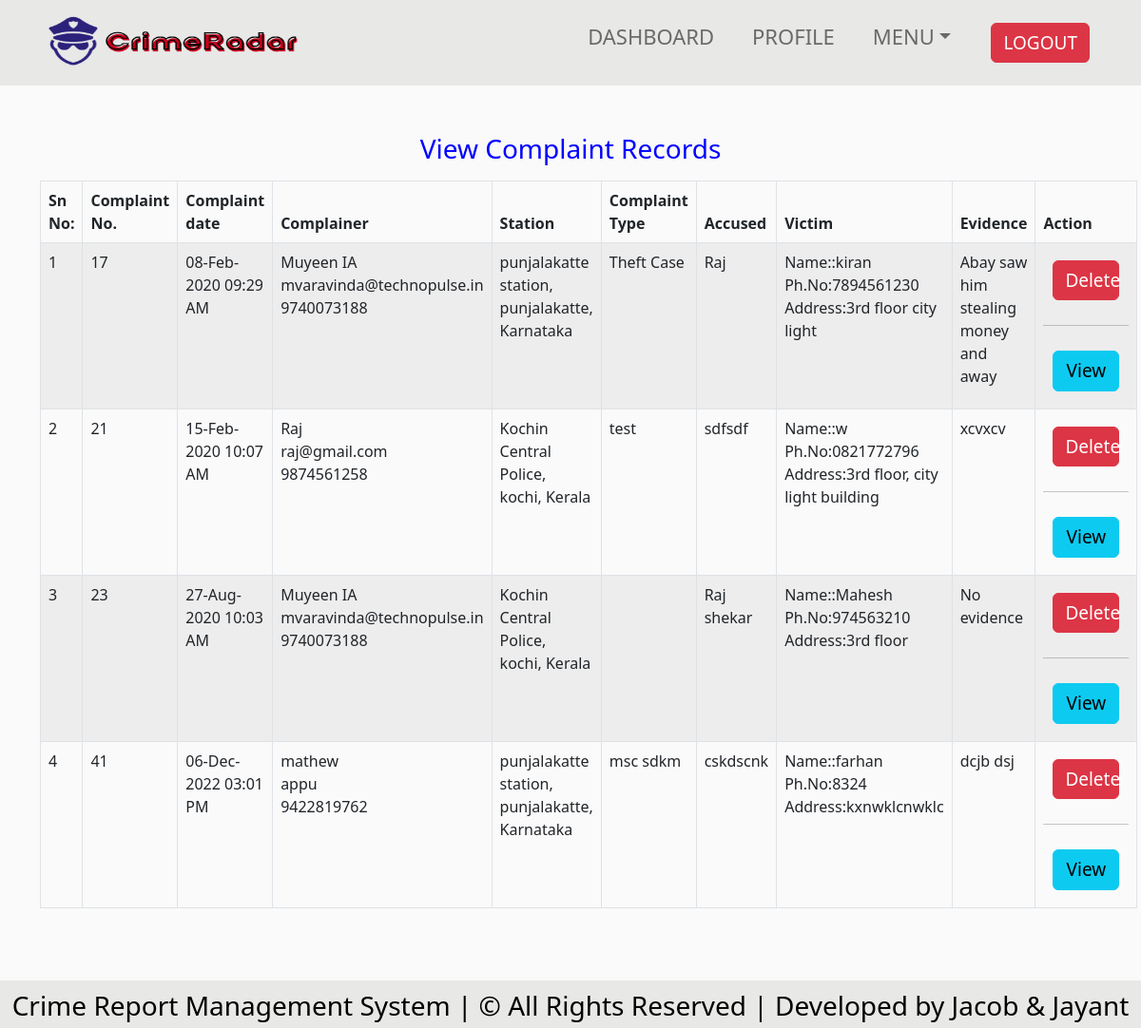
Screenshot of /viewcomplaint.php (signed in) with the database file from the repository.
### tables this page shows
CREATE TABLE `complaint` (
  `complaint_id` int(10) NOT NULL,
  `substation_id` int(10) NOT NULL,
  `station_id` int(10) NOT NULL,
  `complainer_id` int(10) NOT NULL,
  `complaint_type` varchar(25) NOT NULL,
  `accused` varchar(50) NOT NULL,
  `complaint_detail` text NOT NULL,
  `complaint_date` datetime NOT NULL DEFAULT current_timestamp(),
  `victim_address` text NOT NULL,
  `victims_name` varchar(50) NOT NULL,
  `victim_phoneno` varchar(10) NOT NULL,
  `evidence` text NOT NULL,
  `photo_evidence` varchar(100) NOT NULL,
  `video_evidence` varchar(100) NOT NULL,
  `anynote` text NOT NULL,
  `status` varchar(10) NOT NULL
);

CREATE TABLE `complainer` (
  `complainer_id` int(11) NOT NULL,
  `name` varchar(100) NOT NULL,
  `username` varchar(100) NOT NULL,
  `gender` enum('m','f','o') NOT NULL,
  `mobile` varchar(20) NOT NULL,
  `password` varchar(255) NOT NULL,
  `status` varchar(10) NOT NULL
);

CREATE TABLE `substation` (
  `substation_id` int(10) NOT NULL,
  `substation_name` varchar(100) NOT NULL,
  `station_id` int(10) NOT NULL,
  `city` varchar(100) NOT NULL,
  `substation_addresss` text NOT NULL,
  `contact_no` varchar(15) NOT NULL,
  `img` varchar(100) NOT NULL,
  `description` text NOT NULL,
  `status` varchar(10) NOT NULL
);

CREATE TABLE `station` (
  `station_id` int(11) NOT NULL,
  `state` varchar(50) NOT NULL,
  `description` text NOT NULL,
  `status` varchar(10) NOT NULL
);

### viewcomplaint.php (the view, shortened to what this page needs)
<?php
include("connect.php");
?>
<!doctype html>
<html lang="en">
  <head>
    <link href="https://cdn.jsdelivr.net/npm/bootstrap@5.2.3/dist/css/bootstrap.min.css" rel="stylesheet">
    <link rel="stylesheet" href="style.css">
</head>
  <body>
  <header>
        <nav class="navbar navbar-expand-lg ">
            <div class="container-fluid">
                <a class="navbar-brand" href="#">
                    <img class="x" src="logo.png" alt="Bootstrap" width="300" height="75">
                </a>
                <div class="collapse navbar-collapse justify-content-end" id="navbarTogglerDemo02">
                    <ul class="navbar-nav ms-auto" >
                            <li class="nav-item"><a class="nav-link" href="dashboard.php">DASHBOARD</a></li>
                            <li class="nav-item"><a class="nav-link" href="copprofile.php">PROFILE</a></li>
                            <li class="nav-item dropdown">
          <a class="nav-link dropdown-toggle" href="#" role="button" data-bs-toggle="dropdown" aria-expanded="false">MENU</a>
        </li>
                            <li class="nav-item"><a class="btn btn-danger" href="logout.php">LOGOUT</a></li>
                    </ul>
                </div>
            </div>
        </nav>
    </header>
    <section class="pad50" style="background-color: rgba(250, 250, 250, 1);">
            <div class="container">
                <div class="row">
                    <div class="col-md-12">
                        <div class="text-section">
<h3 class="underline"><span>View Complaint Records</span></h3>
<p class="mb30">
<table id="datatablefixcolumn"  class="table table-striped table-bordered">
	<thead>
		<tr>
        <th>Sn No:</th>
			<th>Complaint No.</th>
			<th>Complaint date</th>
			<th>Complainer</th>
			<th>Station</th>
			<th>Complaint Type</th>
			<th>Accused</th>
			<th>Victim</th>
            <th>Evidence</th>
			<th style='width: 80px;'>Action</th>
		</tr>
	</thead>
	<tbody>
		<?php
        $a = 0;
		$sql = "SELECT complaint.*,substation.substation_name,substation.substation_id,substation.contact_no,substation.substation_addresss, station.state,substation.city, complainer.name,complainer.username, complainer.mobile FROM complaint LEFT JOIN substation on complaint.substation_id=substation.substation_id LEFT JOIN station ON station.station_id=substation.station_id LEFT JOIN complainer ON complainer.complainer_id=complaint.complainer_id";
        $qsql = mysqli_query($con,$sql);
		while($rs = mysqli_fetch_assoc($qsql))
		{
            $a++;
			echo "<tr>
            <td>$a</td>
					<td>$rs[complaint_id]</td>
					<td>" . date("d-M-Y h:i A",strtotime($rs['complaint_date'])) ."</td>
					<td>$rs[name]<br>$rs[username]<br>$rs[mobile]</td>
					<td>$rs[substation_name],<br>$rs[city], $rs[state]</td>
					<td>$rs[complaint_type]</td>
					<td>$rs[accused]</td>
					<td>Name::$rs[victims_name]<br>Ph.No:$rs[victim_phoneno]<br>Address:$rs[victim_address]</td>
                    <td>$rs[evidence]</td>
					<td>";
			if(isset($_SESSION['login_id']))
			{
			echo "<a href='viewcomplaint.php?delid=$rs[complaint_id]'onclick='return confirmdel()' class='btn btn-danger' style='width: 70px;'>Delete</a><hr>";
			}
			echo "<a href='complaintacknowledgementreport.php? goid=$rs[complaint_id]' class='btn btn-info' style='width: 70px;'>View</a>";
			echo "</td></tr>";
		}
	?>
	</tbody>
</table>
</p>
                        </div>
                    </div>
                </div>
            </div>
        </section>
<footer>
            <h3 class="footer_text">Crime Report Management System | © All Rights Reserved | Developed by Jacob & Jayant </h3>
        </footer>
    </body>
</html>

### style.css (style rules this page uses)
* { box-sizing: border-box; padding: 0; margin: 0; }
nav { background-color:#e8e8e7; height: 90px; top:0; width: 100%; color: black; }
.x { margin-left: 22px; }
.navbar-nav { float: right; margin-right: 20px; color: black; font-size: 22px; }
.navbar-nav li { display: inline-block; margin: 0 12px; }
body { background-image: linear-gradient(to bottom right, rgb(0, 0, 0), rgba(44, 29, 17, 0.747)); height:100%; width: 100%; color: white; padding: 0; }
.container { padding-top:50px; padding-bottom: 60px; margin:auto auto; }
.btn { margin:10px; font-size:19px; }
footer { background-color:#e8e8e7 ; height: 50px; width: 100%; }
.footer_text { text-align: center; color:black; top: 20%; position: relative; }
.underline { color: blue; text-align:center; }

### rows the page displays
complaint: complaint_id "17", complaint_date "08-Feb-2020 09:29 AM", complainer.name "Muyeen IA", complainer.username "mvaravinda@technopulse.in", complainer.mobile "9740073188", substation.substation_name "punjalakatte station", substation.city "punjalakatte", station.state "Karnataka", complaint_type "Theft Case", accused "Raj", victims_name "kiran", victim_phoneno "7894561230", victim_address "3rd floor city light", evidence "Abay saw him stealing money and away"
complaint: complaint_id "21", complaint_date "15-Feb-2020 10:07 AM", complainer.name "Raj", complainer.username "raj@gmail.com", complainer.mobile "9874561258", substation.substation_name "Kochin Central Police", substation.city "kochi", station.state "Kerala", complaint_type "test", accused "sdfsdf", victims_name "w", victim_phoneno "0821772796", victim_address "3rd floor, city light building", evidence "xcvxcv"
complaint: complaint_id "23", complaint_date "27-Aug-2020 10:03 AM", complainer.name "Muyeen IA", complainer.username "mvaravinda@technopulse.in", complainer.mobile "9740073188", substation.substation_name "Kochin Central Police", substation.city "kochi", station.state "Kerala", accused "Raj shekar", victims_name "Mahesh", victim_phoneno "974563210", victim_address "3rd floor", evidence "No evidence"
complaint: complaint_id "41", complaint_date "06-Dec-2022 03:01 PM", complainer.name "mathew", complainer.username "appu", complainer.mobile "9422819762", substation.substation_name "punjalakatte station", substation.city "punjalakatte", station.state "Karnataka", complaint_type "msc sdkm", accused "cskdscnk", victims_name "farhan", victim_phoneno "8324", victim_address "kxnwklcnwklc", evidence "dcjb dsj"
